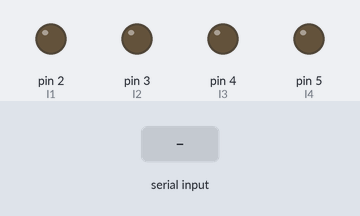
A sketch run on a simulated Arduino Uno, built with avr-gcc and run on an emulated ATmega328P. Shown: output pins drawn as LEDs (lit = HIGH). The inputs (shaded band) are chosen by the test bench.

Above: at 1.2 s.
1.3 s: "F" received over Serial
At 2.2 s:
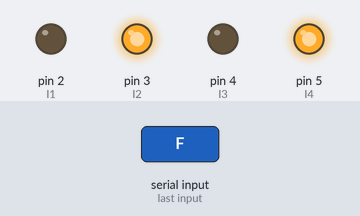
2.8 s: "B" received over Serial
At 3.3 s:
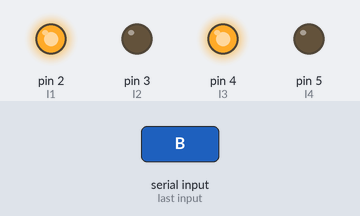
4.3 s: "L" received over Serial
At 5.5 s:
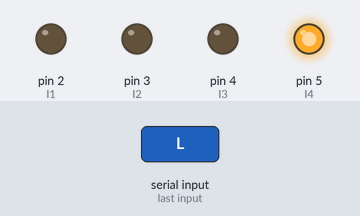
5.8 s: "R" received over Serial
At 6.8 s:
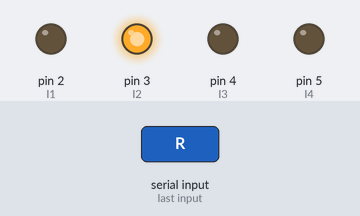
7.3 s: "S" received over Serial
At 8.0 s:
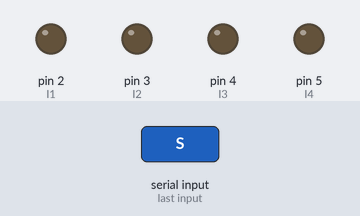
Timing chart, 0 to 9.8 s (numbered marks = the images above; inputs shaded):
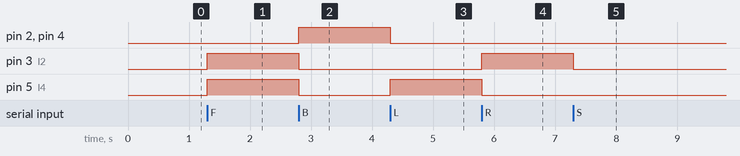

Measured:
- after the input at 1.3 s, pin 3 (I2), pin 5 (I4): LOW → HIGH at once
- after the input at 2.8 s, pin 2 (I1), pin 4 (I3): LOW → HIGH at once; pin 3 (I2), pin 5 (I4): HIGH → LOW after 0.00 s instead of 1.5 s
- after the input at 4.3 s, pin 2 (I1), pin 4 (I3): HIGH → LOW at once; pin 5 (I4): LOW → HIGH at once
- after the input at 5.8 s, pin 3 (I2): LOW → HIGH at once; pin 5 (I4): HIGH → LOW at once
- after the input at 7.3 s, pin 3 (I2): HIGH → LOW at once

The sketch:

RobotControl_With_Commands.ino
```cpp
#define E1 0  // Enable Pin for motor 1
#define E2 1  // Enable Pin for motor 2

#define I1 2  // Control pin 1 for motor 1
#define I2 3  // Control pin 2 for motor 1
#define I3 4  // Control pin 1 for motor 2
#define I4 5  // Control pin 2 for motor 2

#define SPEED 80

char command[1];
void setup() {
    Serial.begin(57600);
    pinMode(E1, OUTPUT);
    pinMode(E2, OUTPUT);

    pinMode(I1, OUTPUT);
    pinMode(I2, OUTPUT);
    pinMode(I3, OUTPUT);
    pinMode(I4, OUTPUT);
}

void loop() {
    int status = Serial.readBytes(command, 1);
    if(status == 0)
      stopRobo();
    if(command[0] == 'F') // Forward
      moveForward();
    if(command[0] == 'B') // Backward
      moveBackward();
    if(command[0] == 'S') // Stop
      stopRobo();
    if(command[0] == 'L') // Left turn
      turnLeft();
    if(command[0] == 'R') // Right turn
      turnRight();
}

void moveBackward(){
    analogWrite(E1, SPEED);
    analogWrite(E2, SPEED);

    digitalWrite(I1, HIGH);
    digitalWrite(I2, LOW);
    digitalWrite(I3, HIGH);
    digitalWrite(I4, LOW);
 }

void moveForward(){
    analogWrite(E1, SPEED);
    analogWrite(E2, SPEED);

    digitalWrite(I1, LOW);
    digitalWrite(I2, HIGH);
    digitalWrite(I3, LOW);
    digitalWrite(I4, HIGH);
}

void stopRobo(){
    analogWrite(E1, 0);
    analogWrite(E2, 0);
    digitalWrite(I1, LOW);
    digitalWrite(I2, LOW);
    digitalWrite(I3, LOW);
    digitalWrite(I4, LOW);
}

void turnLeft(){
  analogWrite(E2, SPEED);
  digitalWrite(I1, LOW);
  digitalWrite(I2, LOW);
  digitalWrite(I3, LOW);
  digitalWrite(I4, HIGH);
  }

void turnRight(){
    analogWrite(E1, SPEED);
    digitalWrite(I1, LOW);
    digitalWrite(I2, HIGH);
    digitalWrite(I3, LOW);
    digitalWrite(I4, LOW);
  }
```
